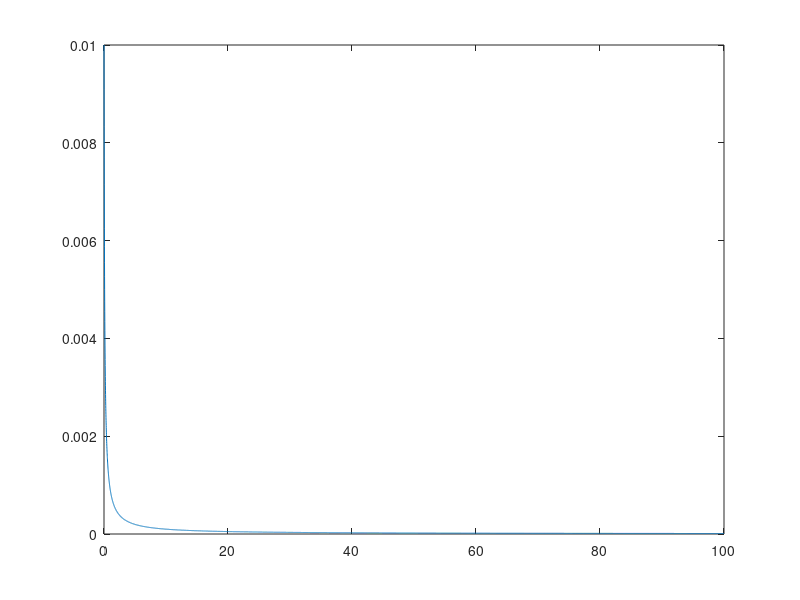

Recreate this plot in MATLAB.
% x = linspace(0,2 * pi ,10000);
a = 10;
b = 100;
x = linspace(0,100,10000);
y = 1./((a.*x+b));
plot(x,y);

s1 = sum(y);

a = 1000;
b = 100;
x = linspace(0,100,10000);
y = 1./((a.*x+b));
plot(x,y);

s2 = sum(y);

x = linspace(0,10000,10000);
a = 10000;
c = sum(1./((10.*x+100)))/ sum(1./((a.*x+100)))